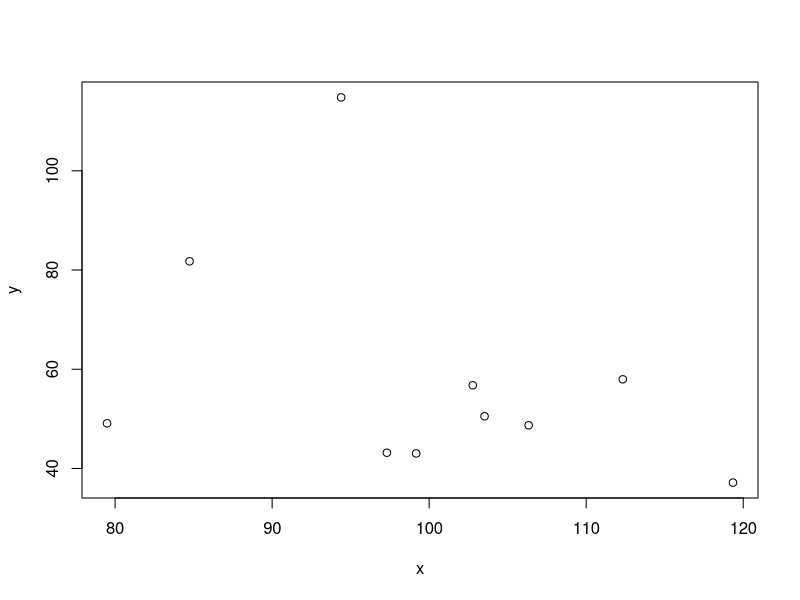
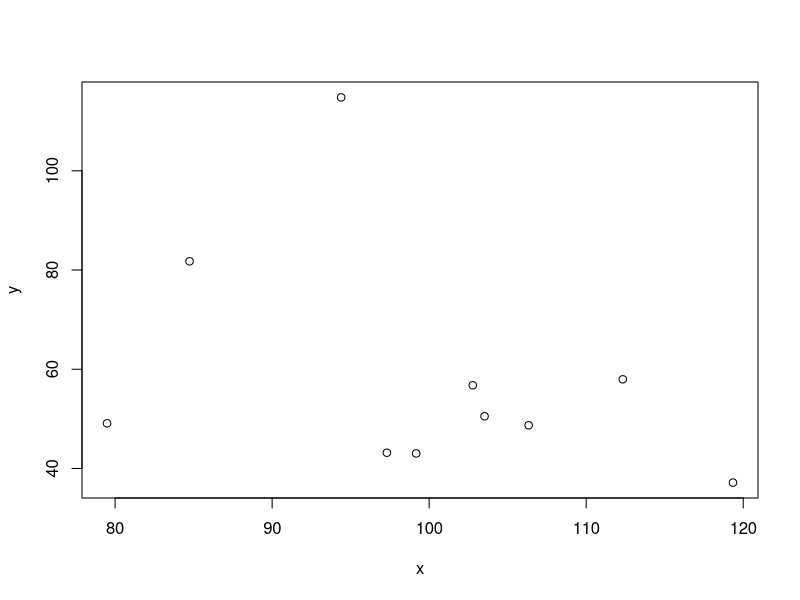

The R script that drew these images, in order:
## ---- chunk 1
# get tidyverse to shut up
suppressPackageStartupMessages({
  library(tidyverse)
  library(lubridate)
  library(magrittr)
})
## ---- chunk 2
# create a bib file for the R packages
# used in this document
# Note! Needs to do a touch(ag_factors.bib) in terminal before first run
# else stops when bibliography: "ag_factors.bib" not found in YAML
knitr::write_bib(
  c(
    "tidyverse",
    "lubridate",
    "magrittr"
    ),
  file = "ag_pipes.bib"
  )
## ---- chunk 3
set.seed(333)
my_df <- tibble(
  x = rnorm(10, mean = 100, sd = 10),
  y = runif(10, min = 30, max = 130),
  z = rlnorm(10, 2, 2)
)
## ---- chunk 4
set.seed(1234)
my_dates <- tibble(
  y = 1999:2008,
  m = sample(1:12, size = 10, replace = TRUE),
  # make it simple, seed 1234 gives no impossible date
  d = sample(1:31, size = 10, replace = TRUE),
  date = make_date(year = y, month = m, day = d)
)
## ---- chunk 5
args(cor)
## ---- chunk 6
# %$% exposes the names in my_df
my_df %$% cor(x,y)
## ---- chunk 7
# Dosn't work
# my_dates %>% floor_date(date, "month")
# Explodes out the names in my_dates
my_dates %$% floor_date(date, "month")
## ---- chunk 8
#| out.width: "30%"
my_df %>% 
  select(x,y) %>% 
  plot() %>% 
  glimpse()
## ---- chunk 9
#| out.width: "30%"
my_df %>% 
  select(x,y) %T>% 
  plot() %>% 
  glimpse()
